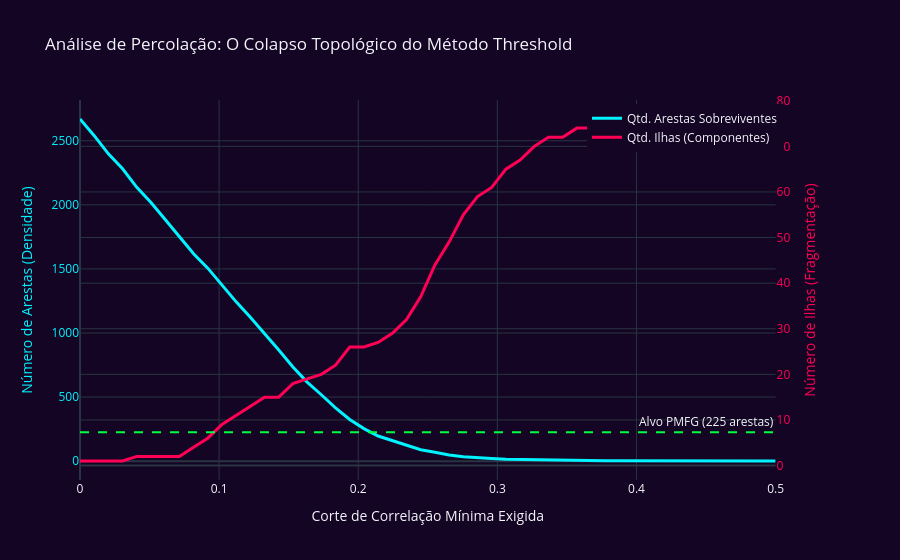

Write notebook code for a chart like this one.
### Markdown cell above
## 5. Modelagem

A modelagem de ativos financeiros via Teoria de Redes exige uma estrutura de filtragem robusta para limpar o ruído (correlações espúrias) de uma matriz densa, onde "todo mundo parece conectado a todo mundo".

Uma dúvida comum na engenharia de dados financeiros é: "Por que não simplificar a abordagem e apenas deletar as arestas com correlações mais fracas?". Este método direto é conhecido como **Rede de Limiar (_Threshold Network_)**.

Para testar essa hipótese, automatizamos a simulação de 50 cortes de correlação progressivos no mercado de FIIs, mapeando o número de arestas sobreviventes e a fragmentação da rede em "ilhas".

### Code cell
# =====================================================================
# TRANSIÇÃO DE FASE: CURVA DE PERCOLAÇÃO DO MERCADO (THRESHOLD vs PMFG)
# =====================================================================
import plotly.graph_objects as go
from plotly.subplots import make_subplots

print("🔬 Automatizando testes de Threshold para desenhar a Curva de Percolação...")

cortes_correlacao = np.linspace(0.00, 0.50, 50)
historico_arestas = []
historico_componentes = []
colunas = matriz_distancias.columns

for corte in cortes_correlacao:
    dist_corte = np.sqrt(2 * (1 - corte))
    
    # Cria o grafo temporário para este corte
    G_temp = nx.Graph()
    G_temp.add_nodes_from(colunas)
    
    arestas_validas = []
    for i in range(len(colunas)):
        for j in range(i + 1, len(colunas)):
            if matriz_distancias.iloc[i, j] < dist_corte:
                arestas_validas.append((colunas[i], colunas[j]))
                
    G_temp.add_edges_from(arestas_validas)
    
    # Registra os resultados
    historico_arestas.append(G_temp.number_of_edges())
    historico_componentes.append(nx.number_connected_components(G_temp))

# =================================
# RENDERIZAÇÃO DO GRÁFICO (PLOTLY)
# =================================
fig = make_subplots(specs = [[{"secondary_y": True}]])

# Linha 1: Queda das Arestas (Ruído)
fig.add_trace(
    go.Scatter(x = cortes_correlacao,
               y = historico_arestas,
               name = "Qtd. Arestas Sobreviventes",
               mode = 'lines',
               line = dict(color = '#00F3FF', width = 3)),
    secondary_y = False,
)

# Linha 2: Aumento das Ilhas (Fragmentação)
fig.add_trace(
    go.Scatter(x = cortes_correlacao,
               y = historico_componentes,
               name = "Qtd. Ilhas (Componentes)",
               mode = 'lines',
               line = dict(color = '#FF0055', width = 3)),
    secondary_y = True,
)

# Linha do PMFG (Referência de Ouro)
arestas_pmfg = 3 * 77 - 6 # 225
fig.add_hline(y = arestas_pmfg,
              line_dash = "dash",
              line_color = "#00FF41", 
              annotation_text = "Alvo PMFG (225 arestas)", 
              secondary_y = False)

# Configuração do Layout Dark
fig.update_layout(
    title = "Análise de Percolação: O Colapso Topológico do Método Threshold",
    template = "plotly_dark",
    paper_bgcolor = '#140524',
    plot_bgcolor = '#140524',
    xaxis_title = "Corte de Correlação Mínima Exigida",
    hovermode = "x unified",
    legend = dict(yanchor = "top", y = 0.99, xanchor = "right", x = 0.95)
)

fig.update_yaxes(title_text = "Número de Arestas (Densidade)", secondary_y = False, color = '#00F3FF')
fig.update_yaxes(title_text = "Número de Ilhas (Fragmentação)", secondary_y = True, color = '#FF0055')

fig.show()

### Figure 1 — Plotly figure (JSON) as saved in the notebook; plotly's stock layout.template omitted (floating-point values rounded to 4 significant figures)
{"data": [{"line": {"color": "#00F3FF", "width": 3}, "mode": "lines", "name": "Qtd. Arestas Sobreviventes", "type": "scatter", "x": [0.0, 0.0102, 0.02041, 0.03061, 0.04082, 0.05102, 0.06122, 0.07143, 0.08163, 0.09184, 0.102, 0.1122, 0.1224, 0.1327, 0.1429, 0.1531, 0.1633, 0.1735, 0.1837, 0.1939, 0.2041, 0.2143, 0.2245, 0.2347, 0.2449, 0.2551, 0.2653, 0.2755, 0.2857, 0.2959, 0.3061, 0.3163, 0.3265, 0.3367, 0.3469, 0.3571, 0.3673, 0.3776, 0.3878, 0.398, 0.4082, 0.4184, 0.4286, 0.4388, 0.449, 0.4592, 0.4694, 0.4796, 0.4898, 0.5], "xaxis": "x", "y": [2670, 2540, 2398, 2282, 2137, 2018, 1886, 1755, 1618, 1506, 1376, 1243, 1123, 997, 868, 735, 617, 518, 416, 325, 254, 196, 161, 122, 89, 69, 48, 34, 25, 20, 14, 12, 8, 6, 6, 3, 3, 2, 2, 2, 2, 2, 1, 1, 1, 1, 1, 1, 1, 1], "yaxis": "y"}, {"line": {"color": "#FF0055", "width": 3}, "mode": "lines", "name": "Qtd. Ilhas (Componentes)", "type": "scatter", "x": [0.0, 0.0102, 0.02041, 0.03061, 0.04082, 0.05102, 0.06122, 0.07143, 0.08163, 0.09184, 0.102, 0.1122, 0.1224, 0.1327, 0.1429, 0.1531, 0.1633, 0.1735, 0.1837, 0.1939, 0.2041, 0.2143, 0.2245, 0.2347, 0.2449, 0.2551, 0.2653, 0.2755, 0.2857, 0.2959, 0.3061, 0.3163, 0.3265, 0.3367, 0.3469, 0.3571, 0.3673, 0.3776, 0.3878, 0.398, 0.4082, 0.4184, 0.4286, 0.4388, 0.449, 0.4592, 0.4694, 0.4796, 0.4898, 0.5], "xaxis": "x", "y": [1, 1, 1, 1, 2, 2, 2, 2, 4, 6, 9, 11, 13, 15, 15, 18, 19, 20, 22, 26, 26, 27, 29, 32, 37, 44, 49, 55, 59, 61, 65, 67, 70, 72, 72, 74, 74, 75, 75, 75, 75, 75, 76, 76, 76, 76, 76, 76, 76, 76], "yaxis": "y2"}], "layout": {"annotations": [{"showarrow": false, "text": "Alvo PMFG (225 arestas)", "x": 1, "xanchor": "right", "xref": "x domain", "y": 225, "yanchor": "bottom", "yref": "y"}], "hovermode": "x unified", "legend": {"x": 0.95, "xanchor": "right", "y": 0.99, "yanchor": "top"}, "paper_bgcolor": "#140524", "plot_bgcolor": "#140524", "shapes": [{"line": {"color": "#00FF41", "dash": "dash"}, "type": "line", "x0": 0, "x1": 1, "xref": "x domain", "y0": 225, "y1": 225, "yref": "y"}], "title": {"text": "Análise de Percolação: O Colapso Topológico do Método Threshold"}, "xaxis": {"anchor": "y", "domain": [0, 0.94], "title": {"text": "Corte de Correlação Mínima Exigida"}}, "yaxis": {"anchor": "x", "color": "#00F3FF", "domain": [0, 1], "title": {"text": "Número de Arestas (Densidade)"}}, "yaxis2": {"anchor": "x", "color": "#FF0055", "overlaying": "y", "side": "right", "title": {"text": "Número de Ilhas (Fragmentação)"}}}}
